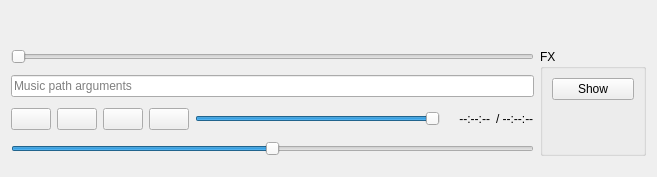
<?xml version="1.0" encoding="UTF-8"?>
<ui version="4.0">
 <class>MultiMusicItem</class>
 <widget class="QWidget" name="MultiMusicItem">
  <property name="geometry">
   <rect>
    <x>0</x>
    <y>0</y>
    <width>657</width>
    <height>177</height>
   </rect>
  </property>
  <property name="minimumSize">
   <size>
    <width>657</width>
    <height>0</height>
   </size>
  </property>
  <property name="windowTitle">
   <string>Form</string>
  </property>
  <layout class="QGridLayout" name="gridLayout" columnstretch="0,0,0,0,10000,0,0,0,0,1000,0">
   <item row="4" column="0" colspan="9">
    <widget class="QSlider" name="tempo">
     <property name="minimum">
      <number>-100</number>
     </property>
     <property name="maximum">
      <number>100</number>
     </property>
     <property name="orientation">
      <enum>Qt::Horizontal</enum>
     </property>
    </widget>
   </item>
   <item row="3" column="0">
    <widget class="QPushButton" name="stop">
     <property name="text">
      <string notr="true"/>
     </property>
     <property name="icon">
      <iconset resource="../_resources/musicplayer.qrc">
       <normaloff>:/buttons/stop.png</normaloff>:/buttons/stop.png</iconset>
     </property>
    </widget>
   </item>
   <item row="3" column="1">
    <widget class="QPushButton" name="playpause">
     <property name="text">
      <string notr="true"/>
     </property>
     <property name="icon">
      <iconset resource="../_resources/musicplayer.qrc">
       <normaloff>:/buttons/play.png</normaloff>:/buttons/play.png</iconset>
     </property>
    </widget>
   </item>
   <item row="3" column="6" colspan="2">
    <widget class="QLabel" name="playingTimeLabel">
     <property name="text">
      <string>--:--:--</string>
     </property>
     <property name="alignment">
      <set>Qt::AlignRight|Qt::AlignTrailing|Qt::AlignVCenter</set>
     </property>
    </widget>
   </item>
   <item row="3" column="4">
    <widget class="QSlider" name="musicVolume">
     <property name="maximum">
      <number>128</number>
     </property>
     <property name="value">
      <number>128</number>
     </property>
     <property name="orientation">
      <enum>Qt::Horizontal</enum>
     </property>
    </widget>
   </item>
   <item row="3" column="8">
    <widget class="QLabel" name="playingTimeLenghtLabel">
     <property name="text">
      <string>/ --:--:--</string>
     </property>
    </widget>
   </item>
   <item row="3" column="2">
    <widget class="QPushButton" name="playFadeIn">
     <property name="text">
      <string notr="true"/>
     </property>
     <property name="icon">
      <iconset resource="../_resources/musicplayer.qrc">
       <normaloff>:/buttons/play_fadein.png</normaloff>:/buttons/play_fadein.png</iconset>
     </property>
    </widget>
   </item>
   <item row="3" column="5">
    <widget class="QLabel" name="musicType">
     <property name="text">
      <string notr="true">&lt;unk&gt;</string>
     </property>
    </widget>
   </item>
   <item row="3" column="3">
    <widget class="QPushButton" name="stopFadeOut">
     <property name="text">
      <string notr="true"/>
     </property>
     <property name="icon">
      <iconset resource="../_resources/musicplayer.qrc">
       <normaloff>:/buttons/stop_fadeout.png</normaloff>:/buttons/stop_fadeout.png</iconset>
     </property>
    </widget>
   </item>
   <item row="0" column="9">
    <spacer name="horizontalSpacer">
     <property name="orientation">
      <enum>Qt::Horizontal</enum>
     </property>
     <property name="sizeHint" stdset="0">
      <size>
       <width>40</width>
       <height>20</height>
      </size>
     </property>
    </spacer>
   </item>
   <item row="0" column="10">
    <widget class="QPushButton" name="closeMusic">
     <property name="enabled">
      <bool>true</bool>
     </property>
     <property name="text">
      <string notr="true"/>
     </property>
     <property name="icon">
      <iconset resource="../_resources/musicplayer.qrc">
       <normaloff>:/buttons/close.png</normaloff>:/buttons/close.png</iconset>
     </property>
     <property name="flat">
      <bool>true</bool>
     </property>
    </widget>
   </item>
   <item row="1" column="9" rowspan="4" colspan="2">
    <widget class="QGroupBox" name="fx">
     <property name="title">
      <string>FX</string>
     </property>
     <layout class="QGridLayout" name="gridLayout_2">
      <item row="1" column="0">
       <spacer name="verticalSpacer">
        <property name="orientation">
         <enum>Qt::Vertical</enum>
        </property>
        <property name="sizeHint" stdset="0">
         <size>
          <width>20</width>
          <height>0</height>
         </size>
        </property>
       </spacer>
      </item>
      <item row="0" column="0">
       <widget class="QPushButton" name="showMusicFX">
        <property name="text">
         <string>Show</string>
        </property>
       </widget>
      </item>
     </layout>
    </widget>
   </item>
   <item row="0" column="0" colspan="9">
    <widget class="QLabel" name="musicTitle">
     <property name="text">
      <string notr="true">&lt;unk&gt;</string>
     </property>
    </widget>
   </item>
   <item row="2" column="0" colspan="9">
    <widget class="QLineEdit" name="pathArgs">
     <property name="placeholderText">
      <string>Music path arguments</string>
     </property>
    </widget>
   </item>
   <item row="1" column="0" colspan="9">
    <widget class="QSlider" name="musicPosition">
     <property name="orientation">
      <enum>Qt::Horizontal</enum>
     </property>
    </widget>
   </item>
  </layout>
 </widget>
 <resources>
  <include location="../_resources/musicplayer.qrc"/>
  <include location="../_resources/musicplayer.qrc"/>
 </resources>
 <connections/>
</ui>
